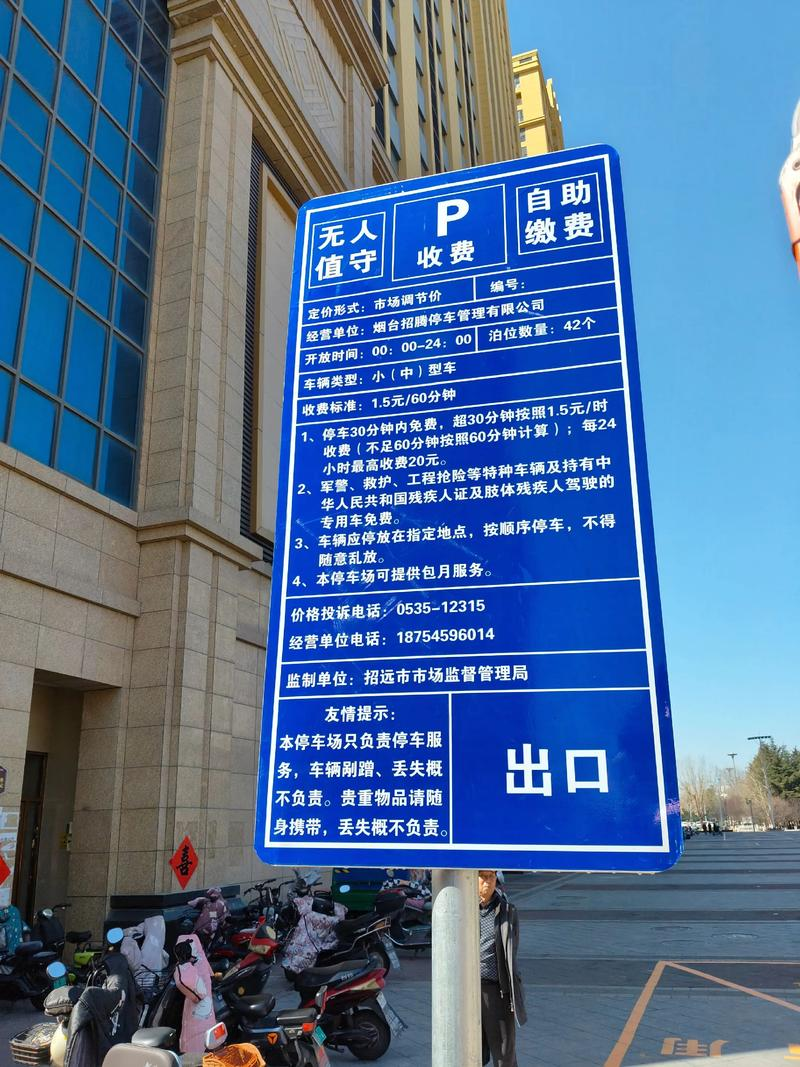
#> input picture test_data/ocr_samples/停车场.jpeg, 800 x 1067 px; its folder holds only this picture in this run
$ python -i facility_detector.py   (imports and definitions only)
#> lines starting #> are read from the running program, lines starting #| are printed output that depends on the picture; after the words box and inside, x2 and y2 are one past the last pixel; in counts of white or black regions, pixels touching at a corner belong together
#!/usr/bin/env python3
# -*- coding: utf-8 -*-

"""
Luna Badge 公共设施识别模块
支持识别椅子、公交站、地铁入口、医院、公园、学校、导览牌等公共设施
"""

import logging
import cv2
import numpy as np
from typing import List, Dict, Any, Optional, Tuple
from dataclasses import dataclass
from enum import Enum
import re

logger = logging.getLogger(__name__)

class FacilityType(Enum):
    """公共设施类型枚举"""
    CHAIR = "chair"               # 椅子
    BUS_STOP = "bus_stop"         # 公交站
    SUBWAY = "subway"             # 地铁入口
    HOSPITAL = "hospital"         # 医院
    PARK = "park"                 # 公园
    SCHOOL = "school"             # 学校
    INFO_BOARD = "info_board"     # 导览牌
    UNKNOWN = "unknown"           # 未知

@dataclass
class FacilityResult:
    """公共设施识别结果"""
    type: FacilityType                   # 类型
    label: str                           # 标签文字（如具体名称）
    confidence: float                    # 置信度 (0-1)
    bbox: Tuple[int, int, int, int]      # 边界框 (x, y, w, h)
    center: Tuple[int, int]              # 中心点坐标
    features: Dict[str, Any]             # 特征信息

    # [10 lines left out: function to_dict, not called in this run]

class FacilityDetector:
    """公共设施检测器"""

    def __init__(self):
        """初始化公共设施检测器"""
        self.logger = logging.getLogger(__name__)

        # 关键词字典 (中文 + 英文)
        self.keywords = {
            FacilityType.CHAIR: [
                "椅子", "座椅", "长椅",
                "chair", "bench", "seat"
            ],
            FacilityType.BUS_STOP: [
                "公交站", "公交车站", "巴士站", "公交站台",
                "bus stop", "bus station", "bus shelter"
            ],
            FacilityType.SUBWAY: [
                "地铁", "地铁站", "地铁入口", "轨道交通",
                "subway", "metro", "underground", "train station"
            ],
            FacilityType.HOSPITAL: [
                "医院", "诊所", "卫生院", "医疗中心",
                "hospital", "clinic", "medical center"
            ],
            FacilityType.PARK: [
                "公园", "花园", "绿地", "广场",
                "park", "garden", "plaza", "square"
            ],
            FacilityType.SCHOOL: [
                "学校", "幼儿园", "小学", "中学", "大学",
                "school", "kindergarten", "college", "university"
            ],
            FacilityType.INFO_BOARD: [
                "导览牌", "信息牌", "指示牌", "公告牌",
                "info board", "guide board", "information board"
            ]
        }

        # 特征模式（用于提取具体名称）
        self.name_patterns = {
            FacilityType.HOSPITAL: [
                r'([\u4e00-\u9fa5]+医院)',
                r'([\u4e00-\u9fa5]+诊所)',
                r'([A-Za-z]+Hospital)',
                r'([A-Za-z]+Clinic)'
            ],
            FacilityType.PARK: [
                r'([\u4e00-\u9fa5]+公园)',
                r'([\u4e00-\u9fa5]+广场)',
                r'([A-Za-z]+Park)',
                r'([A-Za-z]+Square)'
            ],
            FacilityType.BUS_STOP: [
                r'([\u4e00-\u9fa5]+公交站)',
                r'([\u4e00-\u9fa5]+站)',
                r'([A-Za-z]+Bus Stop)',
                r'([A-Za-z]+Stop)'
            ],
            FacilityType.SCHOOL: [
                r'([\u4e00-\u9fa5]+学校)',
                r'([\u4e00-\u9fa5]+小学)',
                r'([\u4e00-\u9fa5]+中学)',
                r'([A-Za-z]+School)',
                r'([A-Za-z]+University)'
            ]
        }

        # 颜色特征 (HSV颜色空间)
        self.color_features = {
            FacilityType.BUS_STOP: [
                (15, 0, 100, 25, 50, 255),   # 黄色站牌
                (100, 150, 50, 130, 255, 255)  # 蓝色站台
            ],
            FacilityType.SUBWAY: [
                (100, 150, 50, 130, 255, 255),  # 蓝色标识
                (0, 10, 200, 180, 30, 255)      # 白色背景
            ],
            FacilityType.HOSPITAL: [
                (100, 150, 50, 130, 255, 255),  # 蓝色十字
                (0, 10, 200, 180, 30, 255)      # 白色背景
            ],
            FacilityType.PARK: [
                (50, 50, 100, 80, 255, 255),    # 绿色植被
                (20, 50, 100, 40, 255, 255)     # 棕色长椅
            ]
        }

        # 形状特征（宽高比范围）
        self.shape_features = {
            FacilityType.CHAIR: (2.0, 5.0),      # 长条形
            FacilityType.BUS_STOP: (1.5, 3.0),  # 矩形站牌
            FacilityType.INFO_BOARD: (1.0, 2.0), # 方形牌
            FacilityType.SUBWAY: (0.8, 1.2),     # 圆形标识
        }

        self.logger.info("🏛️ 公共设施检测器初始化完成")

    def detect_facility(self, image: np.ndarray) -> List[FacilityResult]:
        """
        检测图像中的公共设施

        Args:
            image: 输入图像 (BGR格式)

        Returns:
            List[FacilityResult]: 检测结果列表
        """
        results = []

        try:
            # 转换为HSV颜色空间用于颜色特征检测
            hsv = cv2.cvtColor(image, cv2.COLOR_BGR2HSV)

            # 方法1: 基于文字识别
            text_results = self._detect_by_text(image)
            results.extend(text_results)

            # 方法2: 基于颜色和形状特征
            feature_results = self._detect_by_features(hsv, image.shape)
            results.extend(feature_results)

            # 方法3: 基于形状检测（椅子、长椅等）
            shape_results = self._detect_by_shape(image)
            results.extend(shape_results)

            # 去重 - 合并位置相近的结果
            results = self._merge_nearby_results(results)

            # 按置信度排序
            results.sort(key=lambda x: x.confidence, reverse=True)

            self.logger.info(f"✅ 检测到 {len(results)} 个公共设施")

        except Exception as e:
            self.logger.error(f"❌ 公共设施检测失败: {e}")

        return results

    def _detect_by_text(self, image: np.ndarray) -> List[FacilityResult]:
        """
        基于文字识别公共设施

        Args:
            image: 输入图像

        Returns:
            List[FacilityResult]: 文字识别结果
        """
        results = []

        try:
            # 图像预处理
            gray = cv2.cvtColor(image, cv2.COLOR_BGR2GRAY)

            # 二值化
            _, binary = cv2.threshold(gray, 127, 255, cv2.THRESH_BINARY)

            # 形态学操作，突出文字区域
            kernel = np.ones((3, 3), np.uint8)
            binary = cv2.morphologyEx(binary, cv2.MORPH_CLOSE, kernel)

            # 查找轮廓
            contours, _ = cv2.findContours(binary, cv2.RETR_EXTERNAL, cv2.CHAIN_APPROX_SIMPLE)

            for contour in contours:
                area = cv2.contourArea(contour)

                # 过滤太小的区域
                if area < 500:
                    continue

                # 获取边界框
                x, y, w, h = cv2.boundingRect(contour)

                # 提取文字区域
                text_roi = gray[y:y+h, x:x+w]

                # OCR识别 (简化版)
                text = self._simple_text_recognition(text_roi)

                if not text:
                    continue

                # 匹配关键词
                facility_type, confidence = self._match_keywords(text)

                # 提取具体名称
                label = self._extract_name(text, facility_type)

                if facility_type != FacilityType.UNKNOWN:
                    result = FacilityResult(
                        type=facility_type,
                        label=label,
                        confidence=confidence,
                        bbox=(x, y, w, h),
                        center=(x + w // 2, y + h // 2),
                        features={"detection_method": "text", "original_text": text}
                    )
                    results.append(result)

        except Exception as e:
            self.logger.error(f"文字检测失败: {e}")

        return results

    def _detect_by_features(self, hsv: np.ndarray, img_shape: Tuple[int, int]) -> List[FacilityResult]:
        """
        基于颜色和形状特征识别

        Args:
            hsv: HSV颜色空间图像
            img_shape: 图像尺寸

        Returns:
            List[FacilityResult]: 特征检测结果
        """
        results = []

        try:
            for facility_type, color_ranges in self.color_features.items():
                for color_range in color_ranges:
                    # 创建颜色掩码
                    lower = np.array(color_range[:3])
                    upper = np.array(color_range[3:])
                    mask = cv2.inRange(hsv, lower, upper)

                    # 形态学操作
                    kernel = np.ones((5, 5), np.uint8)
                    mask = cv2.morphologyEx(mask, cv2.MORPH_CLOSE, kernel)

                    # 查找轮廓
                    contours, _ = cv2.findContours(mask, cv2.RETR_EXTERNAL, cv2.CHAIN_APPROX_SIMPLE)

                    for contour in contours:
                        area = cv2.contourArea(contour)

                        # 过滤太小的区域
                        if area < 1000:
                            continue

                        # 获取边界框
                        x, y, w, h = cv2.boundingRect(contour)

                        # 判断形状特征
                        aspect_ratio = w / h if h > 0 else 0
                        confidence = 0.6  # 基础置信度

                        # 根据形状特征调整置信度
                        if facility_type in self.shape_features:
                            min_ratio, max_ratio = self.shape_features[facility_type]
                            if min_ratio <= aspect_ratio <= max_ratio:
                                confidence = 0.8

                        if confidence > 0.6:
                            result = FacilityResult(
                                type=facility_type,
                                label=facility_type.value,
                                confidence=confidence,
                                bbox=(x, y, w, h),
                                center=(x + w // 2, y + h // 2),
                                features={
                                    "detection_method": "color_shape",
                                    "aspect_ratio": aspect_ratio,
                                    "area": area
                                }
                            )
                            results.append(result)

        except Exception as e:
            self.logger.error(f"特征检测失败: {e}")

        return results

    def _detect_by_shape(self, image: np.ndarray) -> List[FacilityResult]:
        """
        基于形状检测（如长椅、椅子）

        Args:
            image: 输入图像

        Returns:
            List[FacilityResult]: 形状检测结果
        """
        results = []

        try:
            # 转换为灰度图
            gray = cv2.cvtColor(image, cv2.COLOR_BGR2GRAY)

            # 边缘检测
            edges = cv2.Canny(gray, 50, 150)

            # 查找轮廓
            contours, _ = cv2.findContours(edges, cv2.RETR_EXTERNAL, cv2.CHAIN_APPROX_SIMPLE)

            for contour in contours:
                area = cv2.contourArea(contour)

                # 过滤太小的区域
                if area < 2000:
                    continue

                # 获取边界框
                x, y, w, h = cv2.boundingRect(contour)
                aspect_ratio = w / h if h > 0 else 0

                # 检测长条形物体（可能是长椅）
                if 3.0 <= aspect_ratio <= 10.0:
                    result = FacilityResult(
                        type=FacilityType.CHAIR,
                        label="长椅",
                        confidence=0.75,
                        bbox=(x, y, w, h),
                        center=(x + w // 2, y + h // 2),
                        features={
                            "detection_method": "shape",
                            "aspect_ratio": aspect_ratio,
                            "area": area
                        }
                    )
                    results.append(result)

        except Exception as e:
            self.logger.error(f"形状检测失败: {e}")

        return results

    def _simple_text_recognition(self, text_roi: np.ndarray) -> str:
        """
        简单的文字识别 (模拟OCR)

        Args:
            text_roi: 文字区域图像

        Returns:
            str: 识别的文字
        """
        # 这里简化处理
        # 实际实现应该调用OCR库
        return ""

    # [50 lines left out: functions _match_keywords, _extract_name, not called in this run]

    def _merge_nearby_results(self, results: List[FacilityResult],
                              threshold: int = 50) -> List[FacilityResult]:
        """
        合并位置相近的检测结果

        Args:
            results: 检测结果列表
            threshold: 距离阈值（像素）

        Returns:
            List[FacilityResult]: 去重后的结果
        """
        if not results:
            return []

        merged = []
        used = set()

        for i, result in enumerate(results):
            if i in used:
                continue

            # 查找相近的结果
            nearby = [result]
            for j, other in enumerate(results):
                if i != j and j not in used:
                    # 计算中心点距离
                    dx = result.center[0] - other.center[0]
                    dy = result.center[1] - other.center[1]
                    distance = np.sqrt(dx*dx + dy*dy)

                    if distance < threshold:
                        nearby.append(other)
                        used.add(j)

            # 合并相近结果（保留置信度最高的）
            if len(nearby) > 1:
                best = max(nearby, key=lambda x: x.confidence)
                merged.append(best)
            else:
                merged.append(nearby[0])

        return merged

    # [22 lines left out: function get_detection_summary, not called in this run]


# 全局检测器实例
global_facility_detector = FacilityDetector()

def detect_facilities(image: np.ndarray) -> List[FacilityResult]:
    """检测公共设施的便捷函数"""
    return global_facility_detector.detect_facility(image)


# [33 lines not run here, left out]

>>> import cv2
>>> picture = cv2.imread('../../test_data/ocr_samples/停车场.jpeg')
#> picture is the input picture: shape (1067, 800, 3); mean B, G, R 149.8, 111.5, 80.8
>>> result = FacilityDetector().detect_facility(picture)
#> in _detect_by_text, `binary = cv2.morphologyEx(binary, cv2.MORPH_CLOSE, kernel)`:
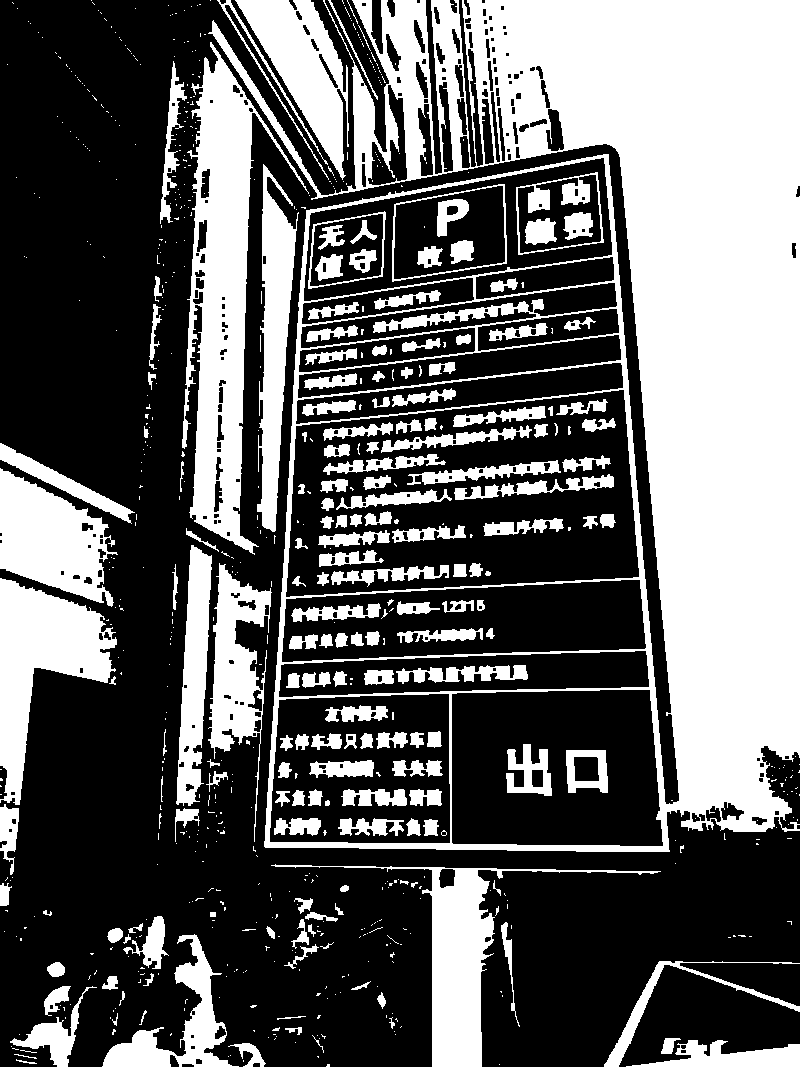
#> binary: shape (1067, 800); 38.6% white; 720 white regions (537 under 20 px)
#> in _detect_by_text, `contours, _ = cv2.findContours(binary, cv2.RETR_EXTERNAL, cv2.CHAIN_AP..`: contours = 559 contours, 509 with area under 20; largest, box (x1, y1, x2, y2) and area: (208, 0, 800, 852) 401772, (182, 42, 309, 555) 23203, (0, 578, 117, 805) 11436, (271, 864, 661, 1067) 10481, (0, 468, 118, 607) 9446
#> the loop in _detect_by_text, `for contour in contours:` made 559 passes
#> area on passes 12, 15, 30: 282, 152.5, 40.5
#> after the loop in _detect_by_text, `for contour in contours:`:
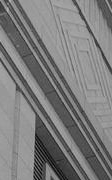
#> text_roi: shape (180, 112); min 1, max 187, mean 123.9
#> after the loop in _detect_by_text, `for contour in contours:`: results = []
#> after the loop in _detect_by_features, `for facility_type, color_ranges in self.color_features.items():`:
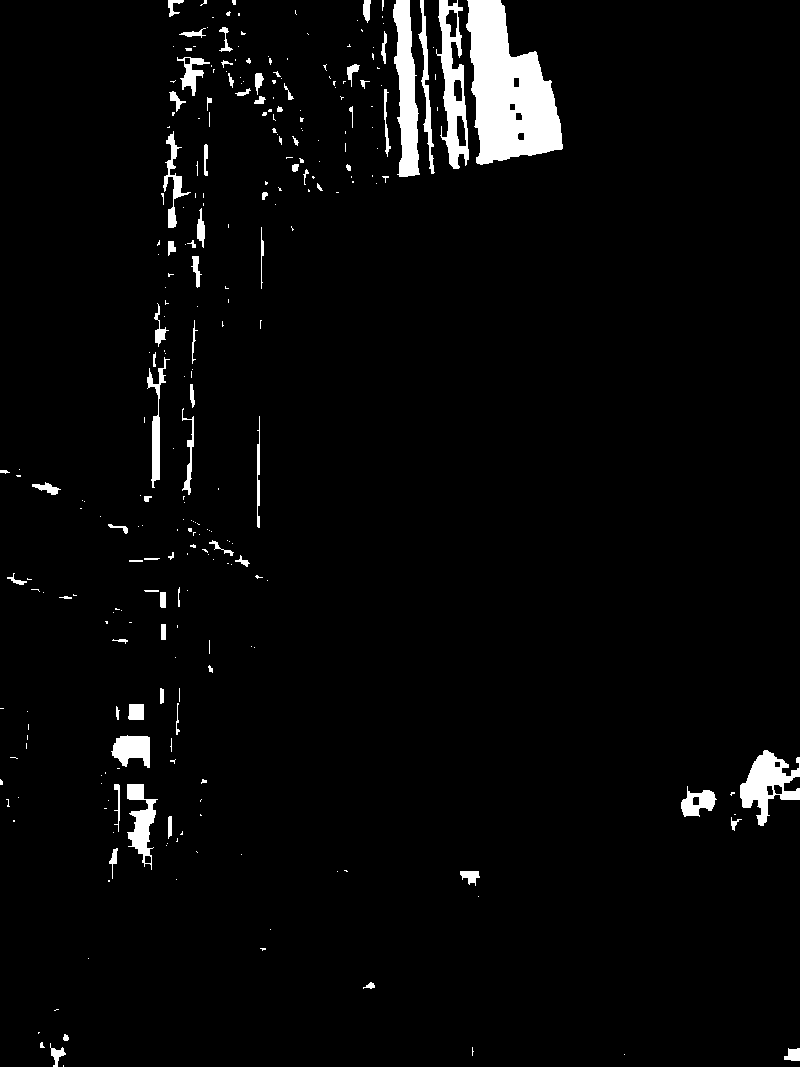
#> mask: shape (1067, 800); 3.5% white; 283 white regions (205 under 20 px), largest, box (x1, y1, x2, y2) and area: (466, 0, 563, 165) 9913, (393, 0, 420, 177) 2943, (436, 0, 469, 169) 2514
#> after the loop in _detect_by_features, `for facility_type, color_ranges in self.color_features.items():`: results = 5 items
#> in _detect_by_shape, `edges = cv2.Canny(gray, 50, 150)`:
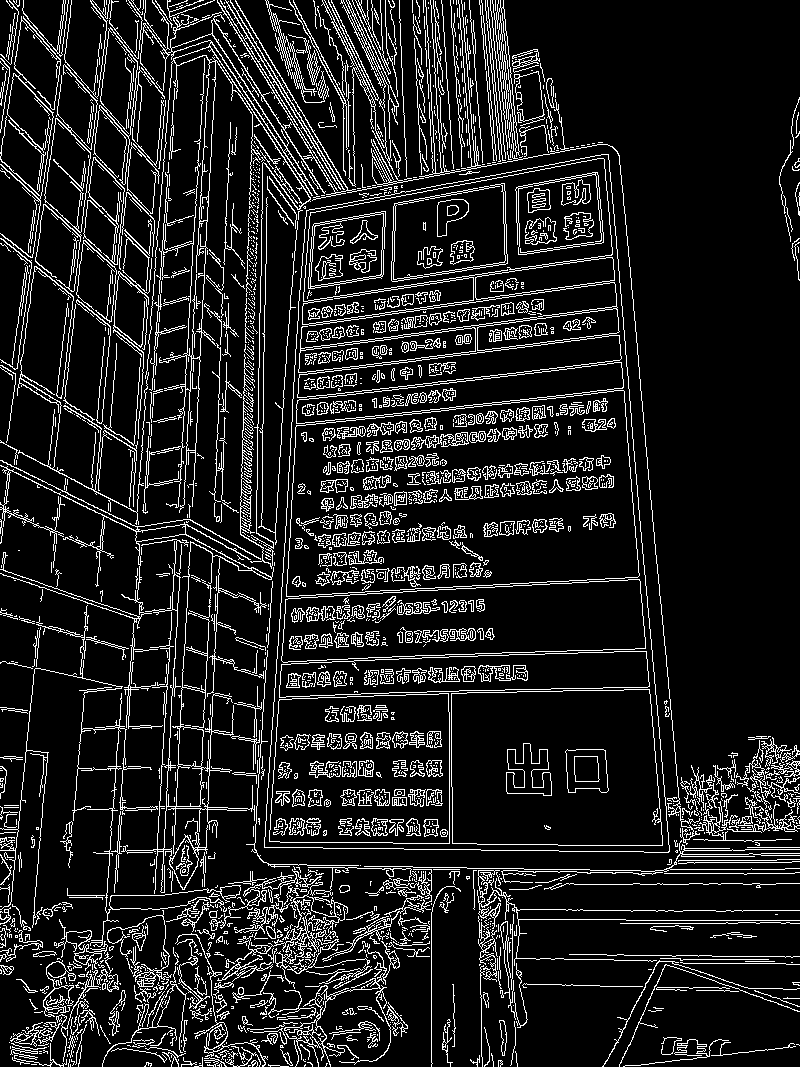
#> edges: shape (1067, 800); 12.2% white in thin lines or dots
#> in _detect_by_shape, `contours, _ = cv2.findContours(edges, cv2.RETR_EXTERNAL, cv2.CHAIN_APP..`: contours = 1185 contours, 1065 with area under 20; largest, box (x1, y1, x2, y2) and area: (264, 154, 670, 853) 236490, (140, 0, 382, 569) 5156, (0, 460, 274, 894) 4818, (44, 64, 98, 233) 3324, (93, 27, 138, 185) 2794
#> the loop in _detect_by_shape, `for contour in contours:` made 1185 passes
#> area on passes 35, 39, 44: 24.5, 49, 38
#> after the loop in _detect_by_shape, `for contour in contours:`: results = []
#> the loop in _merge_nearby_results, `for i, result in enumerate(results):` made 5 passes
#> after the loop in _merge_nearby_results, `for i, result in enumerate(results):`: merged = 5 items; used = 0 items
#> in detect_facility, `results = self._merge_nearby_results(results)`: results = 5 items
#> result = 5 items
